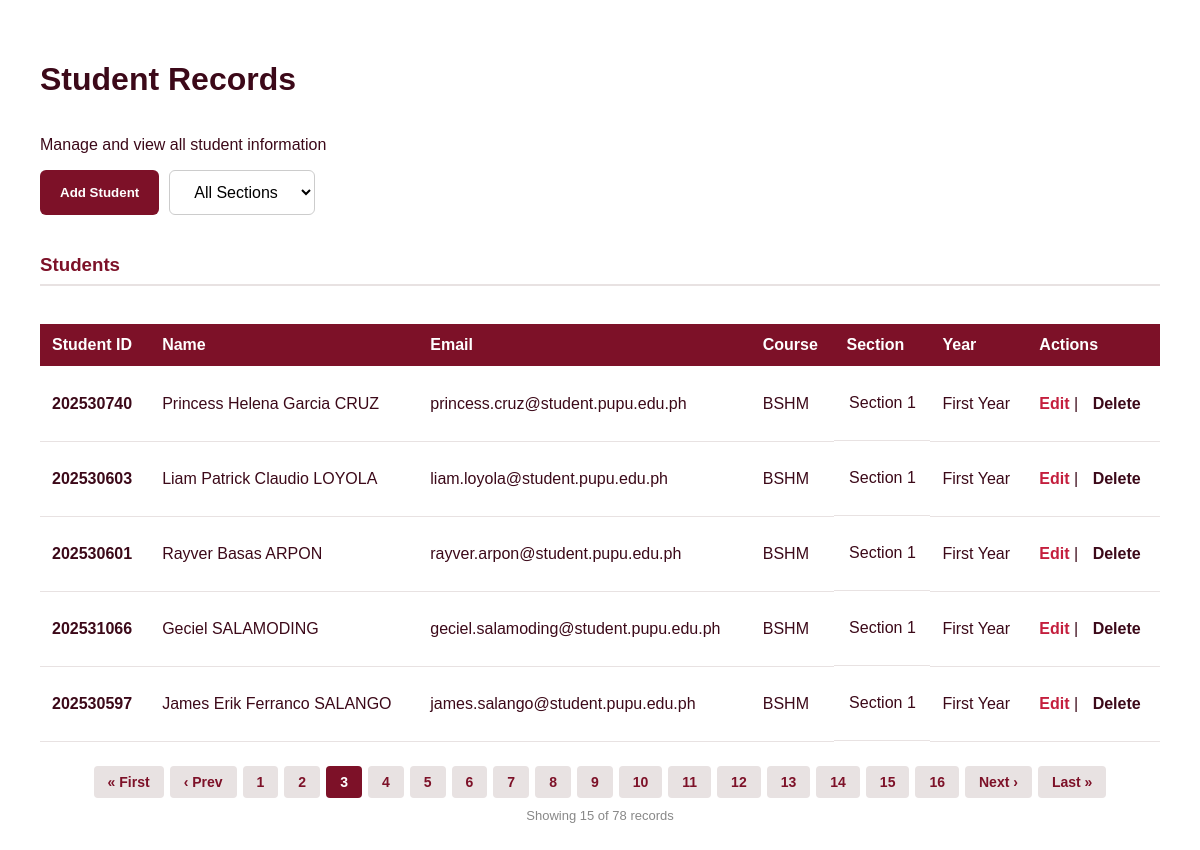
/?page=3, run on the app's committed database.
### tables this page shows
CREATE TABLE students (
  id INT AUTO_INCREMENT PRIMARY KEY,
  student_id VARCHAR(20) NOT NULL UNIQUE,
  first_name VARCHAR(100) NOT NULL,
  last_name VARCHAR(100) NOT NULL,
  email VARCHAR(150) NOT NULL,
  course VARCHAR(50) NOT NULL,
  year_level VARCHAR(50) NOT NULL,
  section VARCHAR(50) NOT NULL,
  status VARCHAR(20) DEFAULT 'Active',
  created_at TIMESTAMP DEFAULT CURRENT_TIMESTAMP
);

### index.php (the view, shortened to what this page needs)
<?php
include 'config.php';
$limit = 5;
$page = isset($_GET['page']) && is_numeric($_GET['page']) ? (int) $_GET['page'] : 1;
$offset = ($page - 1) * $limit;
$section_filter = isset($_GET['section']) && $_GET['section'] !== '' ? mysqli_real_escape_string($conn, $_GET['section']) : '';
$where_clause = $section_filter ? "WHERE section = '$section_filter'" : '';
$section_param = $section_filter ? "&section=$section_filter" : '';
$total_result = mysqli_query($conn, "SELECT COUNT(*) AS total FROM students $where_clause");
$total_row = mysqli_fetch_assoc($total_result);
$total_records = $total_row['total'];
$total_pages = ceil($total_records / $limit);
$result = mysqli_query($conn, "SELECT * FROM students $where_clause ORDER BY id DESC LIMIT $limit OFFSET $offset");
?>
<!DOCTYPE html>
<html lang="en">
<head>
    <link rel="stylesheet" href="style.css">
</head>
<body>
    <h1>Student Records</h1>
    <p>Manage and view all student information</p>
    <div class="add-refresh">
        <button onclick="window.location.href='add.php'" class="default-btn">Add Student</button>
        <select class="filter-select" onchange="location.href='?section='+this.value">
            <option value="">All Sections</option>
        </select>
    </div>
    <h3>Students</h3>
    <table>
        <thead>
            <tr>
                <th>Student ID</th>
                <th>Name</th>
                <th>Email</th>
                <th>Course</th>
                <th>Section</th>
                <th>Year</th>
                <th>Actions</th>
            </tr>
        </thead>
        <tbody>
            <?php while ($row = mysqli_fetch_assoc($result)): ?>
                <tr>
                    <td><strong><?php echo $row['student_id']; ?></strong></td>
                    <td><?php echo $row['first_name'] . ' ' . $row['last_name']; ?></td>
                    <td><?php echo $row['email']; ?></td>
                    <td><?php echo $row['course']; ?></td>
                    <td class="sec">
                        <p><?php echo $row['section']; ?></p>
                    </td>
                    <td><?php echo $row['year_level']; ?></td>
                    <td>
                        <a class="action-link edit-lnk" href="edit.php?id=<?php echo $row['id']; ?>">Edit</a> |
                        <a class="action-link del-lnk" href="delete.php?id=<?php echo $row['id']; ?>"
                            onclick="return confirm('Delete?')">Delete</a>
                    </td>
                </tr>
            <?php endwhile; ?>
        </tbody>
    </table>
    <?php if ($total_pages > 1): ?>
        <div class="pagination">
            <?php if ($page > 1): ?>
                <a href="?page=1<?php echo $section_param; ?>">&laquo; First</a>
                <a href="?page=<?php echo $page - 1; ?><?php echo $section_param; ?>">&lsaquo; Prev</a>
            <?php endif; ?>
            <?php for ($i = 1; $i <= $total_pages; $i++): ?>
                <a href="?page=<?php echo $i; ?><?php echo $section_param; ?>" class="<?php echo $i === $page ? 'active' : ''; ?>"><?php echo $i; ?></a>
            <?php endfor; ?>
            <?php if ($page < $total_pages): ?>
                <a href="?page=<?php echo $page + 1; ?><?php echo $section_param; ?>">Next &rsaquo;</a>
                <a href="?page=<?php echo $total_pages; ?><?php echo $section_param; ?>">Last &raquo;</a>
            <?php endif; ?>
        </div>
    <?php endif; ?>
    <p class="record-count">Showing
        <?php
        if ($total_records % $limit == 0) {
            echo $limit * $page;
        } else {
            $last_record = ($limit * $total_pages) - $total_records;
            $final_record = ($limit * $total_pages) - $last_record;
            $count = ($page != $total_pages) ? $limit * $page : $final_record;
            echo $count;
        }
        ; ?>
        of
        <?php echo $total_records; ?> records
    </p>
</body>
</html>

### style.css (style rules this page uses)
:root { --primary: #7d1128; --secondary: #c41e3d; --dark: #3c0919; --light: #e8e2e2; --accent: #ffc107; }
body { display: flex; flex-direction: column; font-family: "Poppins", sans-serif; background-color: #ffffff; color: var(--dark); margin: 0; padding: 40px; }
h3 { color: var(--primary); border-bottom: 2px solid var(--light); padding-bottom: 8px; }
input, select { width: 100%; padding: 10px; margin: 8px 0; border: 1px solid #ccc; border-radius: 4px; box-sizing: border-box; }
.default-btn { background-color: var(--primary); color: #ffffff; padding: 12px 20px; border: none; border-radius: 6px; cursor: pointer; font-weight: bold; width: 100%; }
table { width: 100%; border-collapse: collapse; margin-top: 20px; }
th { background-color: var(--primary); color: #ffffff; padding: 12px; text-align: left; }
td { padding: 12px; border-bottom: 1px solid var(--light); }
td.sec { display: flex; justify-content: center; align-self: center; }
.action-link { text-decoration: none; font-weight: bold; }
.edit-lnk { color: var(--secondary); }
.del-lnk { color: var(--dark); margin-left: 10px; }
.pagination { display: flex; justify-content: center; gap: 6px; margin-top: 24px; flex-wrap: wrap; }
.pagination a { display: inline-block; padding: 8px 14px; text-decoration: none; color: var(--primary); background: var(--light); border-radius: 4px; font-weight: bold; font-size: 14px; transition: background 0.2s; }
.pagination a.active { background: var(--primary); color: #ffffff; pointer-events: none; }
.record-count { text-align: center; color: #888; font-size: 13px; margin-top: 10px; }
.filter-select { padding: 12px 20px; border: 1px solid #ccc; border-radius: 6px; font-family: inherit; font-size: inherit; background: #fff; cursor: pointer; width: auto; margin: 0; }
.add-refresh { display: flex; gap: 10px; width:35%; margin-bottom: 20px; }
.add-refresh .default-btn { width: auto; }

### data on the page
students: student "202530740", first_name "Princess Helena Garcia", last_name "CRUZ", email "princess.cruz@student.pupu.edu.ph", course "BSHM", section "Section 1", year_level "First Year"
students: student "202530603", first_name "Liam Patrick Claudio", last_name "LOYOLA", email "liam.loyola@student.pupu.edu.ph", course "BSHM", section "Section 1", year_level "First Year"
students: student "202530601", first_name "Rayver Basas", last_name "ARPON", email "rayver.arpon@student.pupu.edu.ph", course "BSHM", section "Section 1", year_level "First Year"
students: student "202531066", first_name "Geciel", last_name "SALAMODING", email "geciel.salamoding@student.pupu.edu.ph", course "BSHM", section "Section 1", year_level "First Year"
students: student "202530597", first_name "James Erik Ferranco", last_name "SALANGO", email "james.salango@student.pupu.edu.ph", course "BSHM", section "Section 1", year_level "First Year"

### other printed values
$count "15"
$total_records "78"
